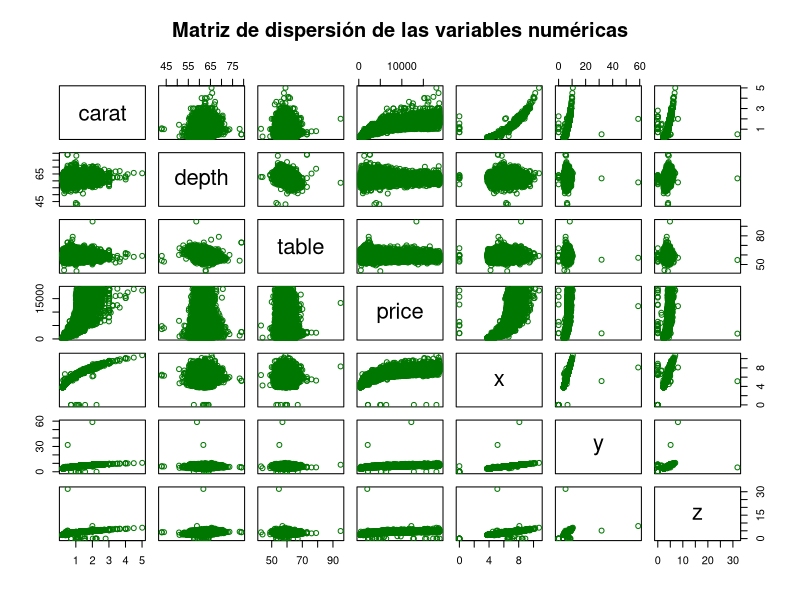
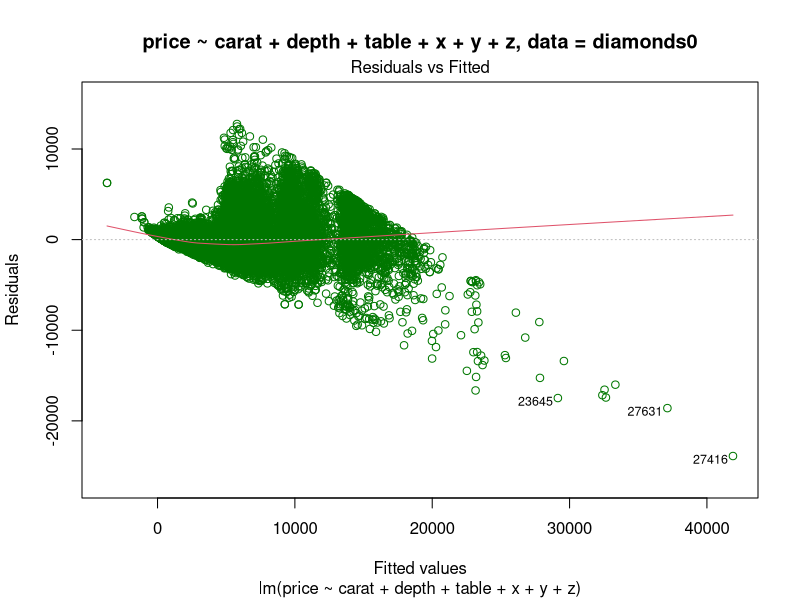
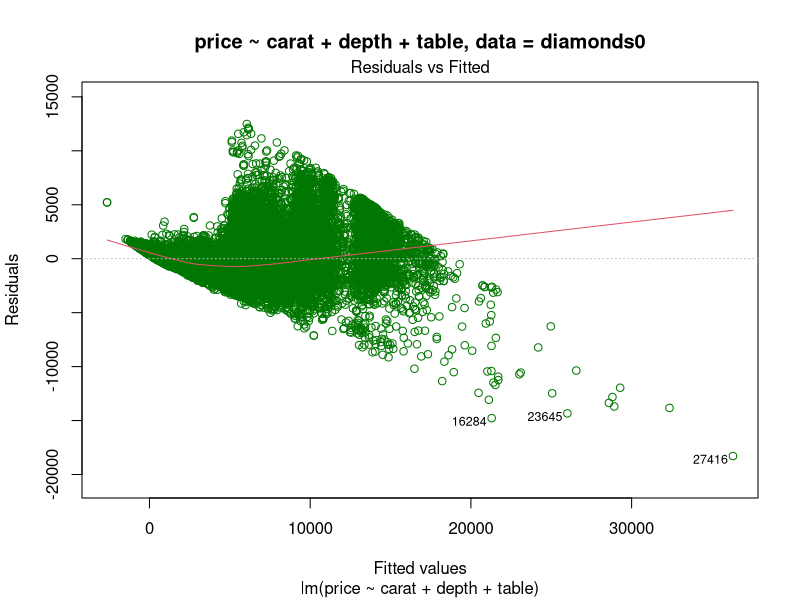
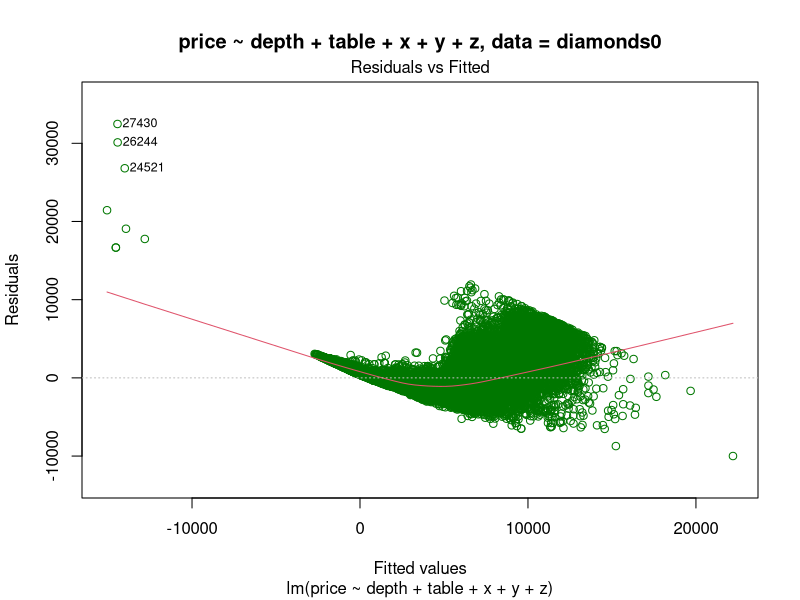

The R script that drew these images, in order: (Note: this script raises an error after producing the figures.)
## ---- chunk 1
#output:
  #pdf_document: default
  #html_document: default
## ---- chunk 2
library(ggplot2)
data(diamonds)
head(diamonds)
## ---- chunk 3
diamonds = diamonds[ ,c(1,5,6,7,8,9,10)]
diamonds0 = scale(diamonds)
diamonds0 <- as.data.frame(diamonds)
## ---- chunk 4
pairs(diamonds0, col="#007700", main="Matriz de dispersión de las variables numéricas")
## ---- chunk 5
model1 = lm(price ~ carat + depth + table + x + y + z, data = diamonds0)
## ---- chunk 6
summary(model1)
## ---- chunk 7
plot(model1,main="price ~ carat + depth + table + x + y + z, data = diamonds0",which=1,col="#007700")
model2 = lm(price ~ carat + depth + table, data = diamonds0)
plot(model2,main="price ~ carat + depth + table, data = diamonds0",which=1,col="#007700")
model3 = lm(price ~ depth + table + x + y + z, data = diamonds0)
plot(model3,main="price ~ depth + table + x + y + z, data = diamonds0",which=1,col="#007700")
## ---- chunk 8
summary(model2)
summary(model3)
## ---- chunk 9
acos(sqrt(0.8592))*180/pi
## ---- chunk 10
library(ggplot2)
diamonds_data = data(diamonds)
diamonds_short <-  diamonds[ ,c(1,5,6,7,8,9,10)]
diamonds_x <- diamonds[ ,c(5,6,7,8,9,10)]
diamonds_m <- data.matrix(diamonds_x)
n <- length(diamonds_x )
sigma_sq <- 0.8563
mod <- lm(formula = diamonds$price ~ diamonds$carat + diamonds$x + diamonds$y + diamonds$z + diamonds$depth)
head(diamonds)
summary(mod)$coefficients[,1]

beta1 <- c(12196.7, 10615.5, -1369.7, 97.6, 64.2, -156.6)

funcLikelyhood <- function(bet, sig){
  -(n/2)*(log(2*pi))-((n/2)*log(sig))-((1/(2*sig))*((diamonds$price-(diamonds_m*bet))*(diamonds$price-(diamonds_m*bet))))
}


## ---- chunk 11
head(funcLikelyhood(beta1,sigma_sq))
